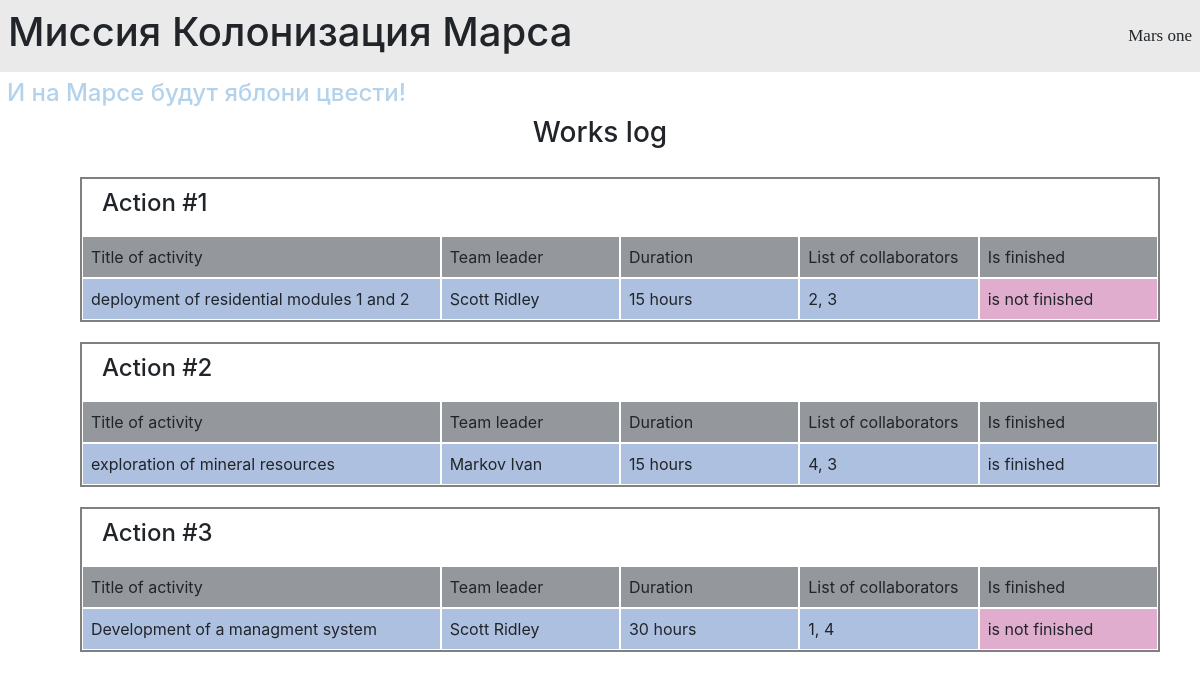
/index, run on the app's committed database.
### data/jobs.py (models this page shows, shortened)
class Jobs(SqlAlchemyBase):
    __tablename__ = 'jobs'
    id = sqlalchemy.Column(sqlalchemy.Integer,
                           primary_key=True, autoincrement=True)
    team_leader = sqlalchemy.Column(sqlalchemy.Integer, sqlalchemy.ForeignKey("users.id"))
    job = sqlalchemy.Column(sqlalchemy.String, nullable=True)
    work_size = sqlalchemy.Column(sqlalchemy.Integer, nullable=True)
    collaborators = sqlalchemy.Column(sqlalchemy.String, nullable=True)
    start_date = sqlalchemy.Column(sqlalchemy.DateTime, default=datetime.datetime.now, nullable=True)
    end_date = sqlalchemy.Column(sqlalchemy.DateTime, nullable=True)
    is_finished = sqlalchemy.Column(sqlalchemy.Boolean, nullable=True)
    user = orm.relation("User")

### main.py (the view)
@app.route("/")
@app.route("/index")
def index():
    session = db_session.create_session()
    actions = []
    for action in session.query(Jobs):
        actions.append({
            "id": action.id,
            "title": action.job,
            "leader": action.user.surname + ' ' + action.user.name,
            "duration": action.work_size,
            "collaborators": action.collaborators,
            "finished": action.is_finished
        })
    return render_template("actions.html", actions=actions, title="Список работ")

### data/db_session.py (called while the page is built)
def create_session() -> Session:
    global __factory
    return __factory()

### templates/actions.html
{% extends "base.html" %}
{% block content %}
<div class="container-fluid">
    <div class="row">
        <div class="col-12 text-center">
            <h3>Works log</h3>
        </div>
    </div>
    {% for action in actions %}
    <div class="container-fluid item">
        <div class="row">
            <div class="col-12 action-title"><h4>Action #{{action.id}}</h4></div>
        </div>
        <div class="row">
            <div class="col-4 title">Title of activity</div>
            <div class="col-2 title">Team leader</div>
            <div class="col-2 title">Duration</div>
            <div class="col-2 title">List of collaborators</div>
            <div class="col-2 title">Is finished</div>
        </div>
        <div class="row">
            <div class="col-4 cell">{{action.title}}</div>
            <div class="col-2 cell">{{action.leader}}</div>
            <div class="col-2 cell">{{action.duration}} hours</div>
            <div class="col-2 cell">{{action.collaborators}}</div>
            <div class="col-2 cell {% if not action.finished %} not-finished {% endif %}">
                {% if not action.finished %} is not finished
                {% else %} is finished
                {% endif %}
            </div>
        </div>
    </div>
    {% endfor %}
</div>
{% endblock %}

### templates/base.html (shortened to what this page needs)
<!DOCTYPE html>
<html lang="en">
<head>
    <link rel="stylesheet"
          href="https://stackpath.bootstrapcdn.com/bootstrap/4.4.1/css/bootstrap.min.css"
>
    <link rel="stylesheet" href="static/css/style.css">
</head>
<body>
    <div class="row align-items-center mission">
        <h1 class="col-md-10 col-sm-9 mission-name">Миссия Колонизация Марса</h1>
        <p class="col-md-2 col-sm-3 mission-logo">Mars one</p>
    </div>
    <div class="slogan">
        <h4>И на Марсе будут яблони цвести!</h4>
    </div>
    <main role="main" class="container">
        {% block content %}{% endblock %}
    </main>
</body>
</html>

### static/css/style.css (style rules this page uses)
.title { background-color: #94979c; }
.cell { background-color: #adc0e0; }
.title, .cell { padding: 8px; border: 1px solid white; }
.not-finished { background-color: #e0adce; }
.item { margin: 20px; border: 2px solid gray; }
.action-title { padding: 10px 20px; }
.mission { background-color: #eaeaea; padding: 8px; }
.mission-logo { margin: 12px 0; font-family: cursive; font-size: 17px; text-align: end; }
.slogan { color: #b3d2ec; margin: 7px; }

### data on the page
Jobs: id "1", title "deployment of residential modules 1 and 2", leader "Scott Ridley", duration "15", collaborators "2, 3", shows "is not finished"
Jobs: id "2", title "exploration of mineral resources", leader "Markov Ivan", duration "15", collaborators "4, 3", shows "is finished"
Jobs: id "3", title "Development of a managment system", leader "Scott Ridley", duration "30", collaborators "1, 4", shows "is not finished"
